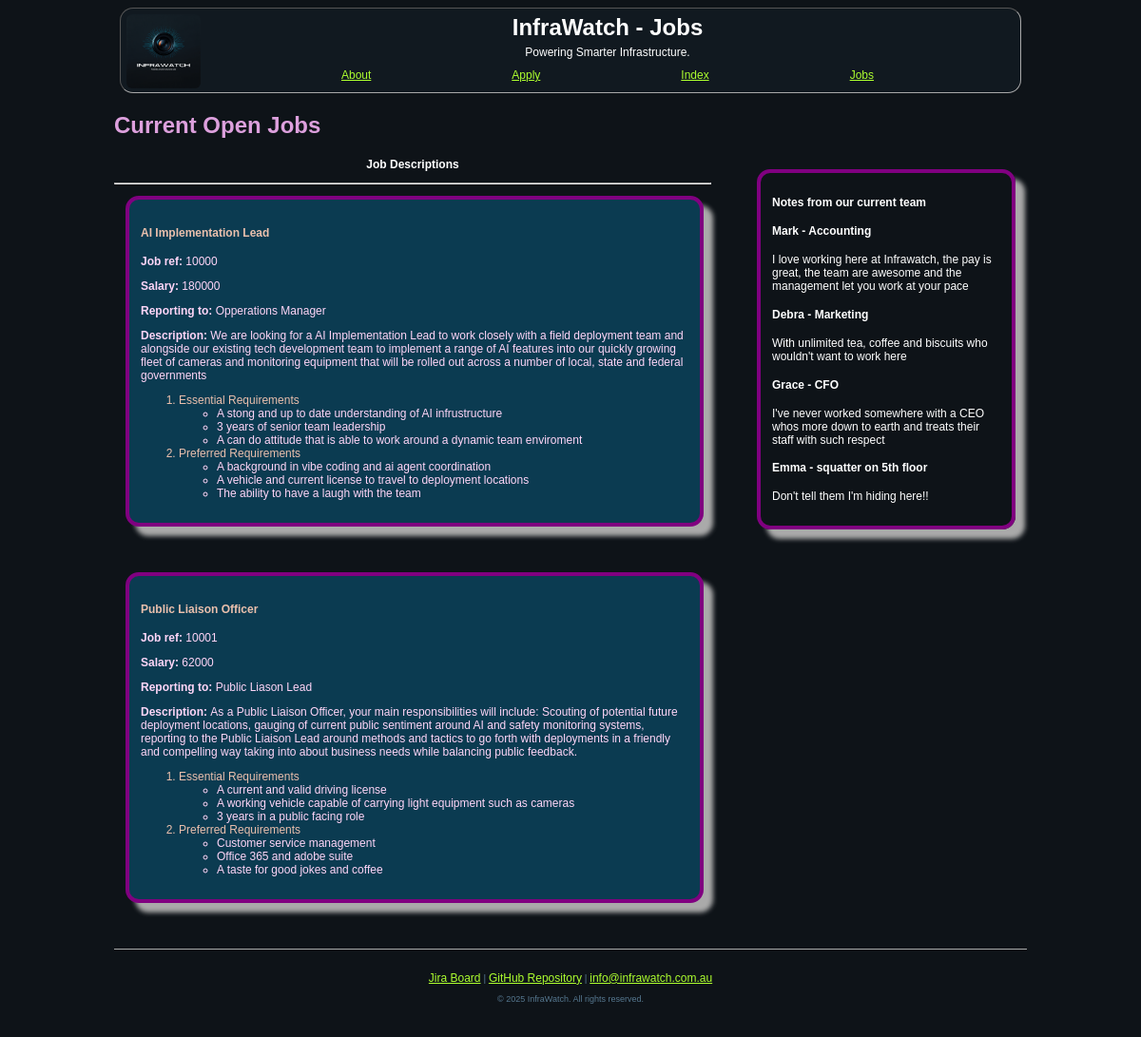
/jobs.php, run on the app's committed database.
### tables this page shows
CREATE TABLE `jobs` (
  `job_ref` int(5) NOT NULL,
  `job_title` varchar(255) DEFAULT NULL,
  `salary` int(11) NOT NULL,
  `reports_to` varchar(50) NOT NULL,
  `description` text NOT NULL,
  `essential_requirements` text NOT NULL,
  `pref_requirements` text NOT NULL
);

### jobs.php (the view, shortened to what this page needs)
<!DOCTYPE html>
<html lang="en">
<head>
    <link rel="stylesheet" href="styles/styles.css">
</head>
<body>
    <?php include 'header.inc'; ?>
    <h2 style="font-size: 2em; color: plum;">Current Open Jobs</h2>
    <aside>
        <h3>Notes from our current team</h3>
        <h4>Mark - Accounting</h4>
        <p>I love working here at Infrawatch, the pay is great, the team are awesome and the management let you work at your pace</p>
        <h4>Debra - Marketing</h4>
        <p>With unlimited tea, coffee and biscuits who wouldn't want to work here</p>
        <h4>Grace - CFO</h4>
        <p>I've never worked somewhere with a CEO whos more down to earth and treats their staff with such respect</p>
        <h4>Emma - squatter on 5th floor</h4>
        <p>Don't tell them I'm hiding here!!</p>
    </aside>
    <section id="job_descriptions">
        <h3>Job Descriptions</h3>
        <hr>
        <?php require_once("settings.php");
        $conn = mysqli_connect($host, $username, $password, $database );
        if(!$conn) {
            echo "<p> Database connection failed: ". mysqli_connect_error()."</p>";
        }
        else{
            $sql = "SELECT job_ref, job_title, salary, reports_to, description, essential_requirements, pref_requirements FROM jobs";
            $result = mysqli_query($conn, $sql);
            if($result && mysqli_num_rows($result) > 0){
                while($row = mysqli_fetch_assoc($result)){
                    $job_ref = htmlspecialchars($row['job_ref']);
                    $job_title = htmlspecialchars($row['job_title']);
                    $salary = htmlspecialchars($row['salary']);
                    $reports_to = htmlspecialchars($row['reports_to']);
                    $description = htmlspecialchars($row['description']);
                    $essential_requirements = htmlspecialchars($row['essential_requirements']);
                    $pref_requirements = htmlspecialchars($row['pref_requirements']);
                    $essentials_array = explode(", ", $essential_requirements);
                    $pref_array = explode(", ", $pref_requirements);
                    echo "<section class ='job_entry'>";
                    echo "<h4>$job_title</h4>";
                    echo "<p><strong>Job ref: </strong>$job_ref</p>";
                    echo "<p><strong>Salary: </strong>$salary</p>";
                    echo "<p><strong>Reporting to: </strong>$reports_to</p>";
                    echo "<p><strong>Description: </strong>$description</p>";
                    echo "<ol>";
                        echo "<li>Essential Requirements";
                            echo "<ul>";
                            foreach ($essentials_array as $ess_item) {
                                echo "<li>" . htmlspecialchars($ess_item) . "</li>";
                            };
                            echo "</ul>";
                        echo "</li>";
                        echo "<li>Preferred Requirements";
                           echo "<ul>";
                            foreach ($pref_array as $pref_item) {
                                echo "<li>" . htmlspecialchars($pref_item) . "</li>";
                            }
                            echo "</ul>";
                    echo "</ol>";
                    echo "</section>";
                };
            };
        };
        ?>
    </section>
    <?php include 'footer.inc'; ?>
</body>

### header.inc
<header>
    <a href="images/logo.png"> <img src="images/logo_small.png" class="header" id="logo"  alt="InfraWatch Logo"></a>
    <h1 class="header" id="title">InfraWatch - Jobs</h1>
    <p class="header" id="subtitle">Powering Smarter Infrastructure.</p>
    <nav class="header" id="nav">
        <a id="about" href="about.html">About</a>
        <a id="apply" href="apply.html">Apply</a>
        <a id="index" href="index.html">Index</a>
        <a id="jobs" href="jobs.php">Jobs</a>
    </nav>
</header>

### footer.inc
<footer>
    <p>
        <a href="https://student-team-y0h6dox9.atlassian.net/jira/software/projects/SCRUM/boards/1">Jira Board</a> |
        <a href="https://github.com/103429611/Applied-Web-Project-Part-1-of-2">GitHub Repository</a> |
        <a href="mailto:info@infrawatch.com.au">info@infrawatch.com.au</a>
    </p>
    <p style="font-size: 0.75vw; color: #567890; margin-top: 0.5em;">© 2025 InfraWatch. All rights reserved.</p>
</footer>

### styles/styles.css (style rules this page uses)
* { font-family: Arial, Helvetica, sans-serif; font-size: 1vw; }
h1 { font-size: 2vw }
header { border: .1em inset darkgrey; border-radius: 14px; margin:0.5em ; padding:0.5em ; background-color: #111920; }
a:visited, a:link { color: greenyellow; }
.header { min-height: 2vw; display: flex; flex-direction: row; flex-wrap: nowrap; justify-content: space-evenly; align-items: center; align-content: center; margin: 0; padding: 0; }
#logo { order: 0; flex-grow: 0; flex-shrink: 1; flex-basis: auto; align-self: center; border-radius: .5em; float: left; max-height: 10vw; width: 6.5vw; height: auto; margin:auto; padding: 0em; }
body { background-color: #0e1318; color: white; width: 80%; margin-left: 10%; margin-right: 10%; }
aside { float: right; border: 4px solid purple; border-radius: 14px; margin:1em; margin-left: 4em; padding: 1em; width: 25%; box-shadow: 10px 10px 5px #aaaaaa; }
#job_descriptions h3 { text-align: center; }
footer { text-align: center; padding: 1.5em; margin-top: 1em; border-top: 1px solid darkgrey; color: #9ab8d0; }
footer p { margin-top: 0.5em; font-size: 0.85vw; color: #567890; }

### jobs.php (style rules this page uses)
.job_entry { border: 4px solid purple; border-radius: 14px; margin: 1em; margin-bottom: 4em; padding: 1em; background-color: #0b3b51 ; width: 60%; box-shadow: 10px 10px 5px #aaaaaa; }
#job_descriptions h4 { color: #EBC0AD; }
#job_descriptions p { color: #FFD6F8; }
#job_descriptions ol li { color: #EBC0AD; }
#job_descriptions ol li ul li { color: #FFD6F8; }

### data on the page
jobs: job_title "AI Implementation Lead", job_ref "10000", salary "180000", reports_to "Opperations Manager", description "We are looking for a AI Implementation Lead to work closely with a field deployment team and alongside our existing tech development team to implement a range of AI features into our quickly growing fleet of cameras and monitoring equipment that will be rolled out across a number of local, state and federal governments", essential_requirements "A stong and up to date understanding of AI infrustructure", essential_requirements "3 years of senior team leadership", essential_requirements "A can do attitude that is able to work around a dynamic team enviroment", pref_requirements "A background in vibe coding and ai agent coordination", pref_requirements "A vehicle and current license to travel to deployment locations", pref_requirements "The ability to have a laugh with the team"
jobs: job_title "Public Liaison Officer", job_ref "10001", salary "62000", reports_to "Public Liason Lead", description "As a Public Liaison Officer, your main responsibilities will include: Scouting of potential future deployment locations, gauging of current public sentiment around AI and safety monitoring systems, reporting to the Public Liaison Lead around methods and tactics to go forth with deployments in a friendly and compelling way taking into about business needs while balancing public feedback.", essential_requirements "A current and valid driving license", essential_requirements "A working vehicle capable of carrying light equipment such as cameras", essential_requirements "3 years in a public facing role", pref_requirements "Customer service management", pref_requirements "Office 365 and adobe suite", pref_requirements "A taste for good jokes and coffee"
